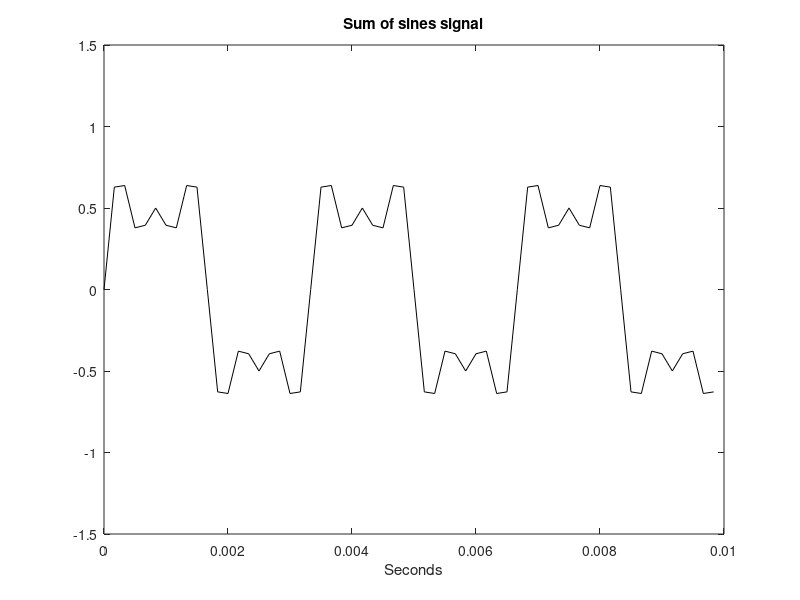

The MATLAB source for this figure:
% Sum of sines signal
fy = 300;               % Signal frequency in Hz
wy = 2 * pi * fy;       % Signal frequency in rad/s
fs = 6000;              % Sampling frequency in Hz
tiv = 1 / fs;           % Time interval between samples
t = 0:tiv:(5-tiv);      % Time intervals set (5 seconds)

% Signal data set:
y = 0.64 * sin(wy * t) + 0.3 * sin(3 * wy * t) + 0.12 * sin(5 * wy * t);
sound(y, fs);           % Sound
t = 0:tiv:(0.01-tiv);   % Time intervals set (0.01 seconds)

% Signal data set:
y = 0.6 * sin(wy * t) + 0.3 * sin(3 * wy * t) + 0.2 * sin(5 * wy * t);
plot(t, y, 'k');        % Plots figure
axis([0 0.01 -1.5 1.5]);
xlabel('Seconds');
title('Sum of sines signal');
